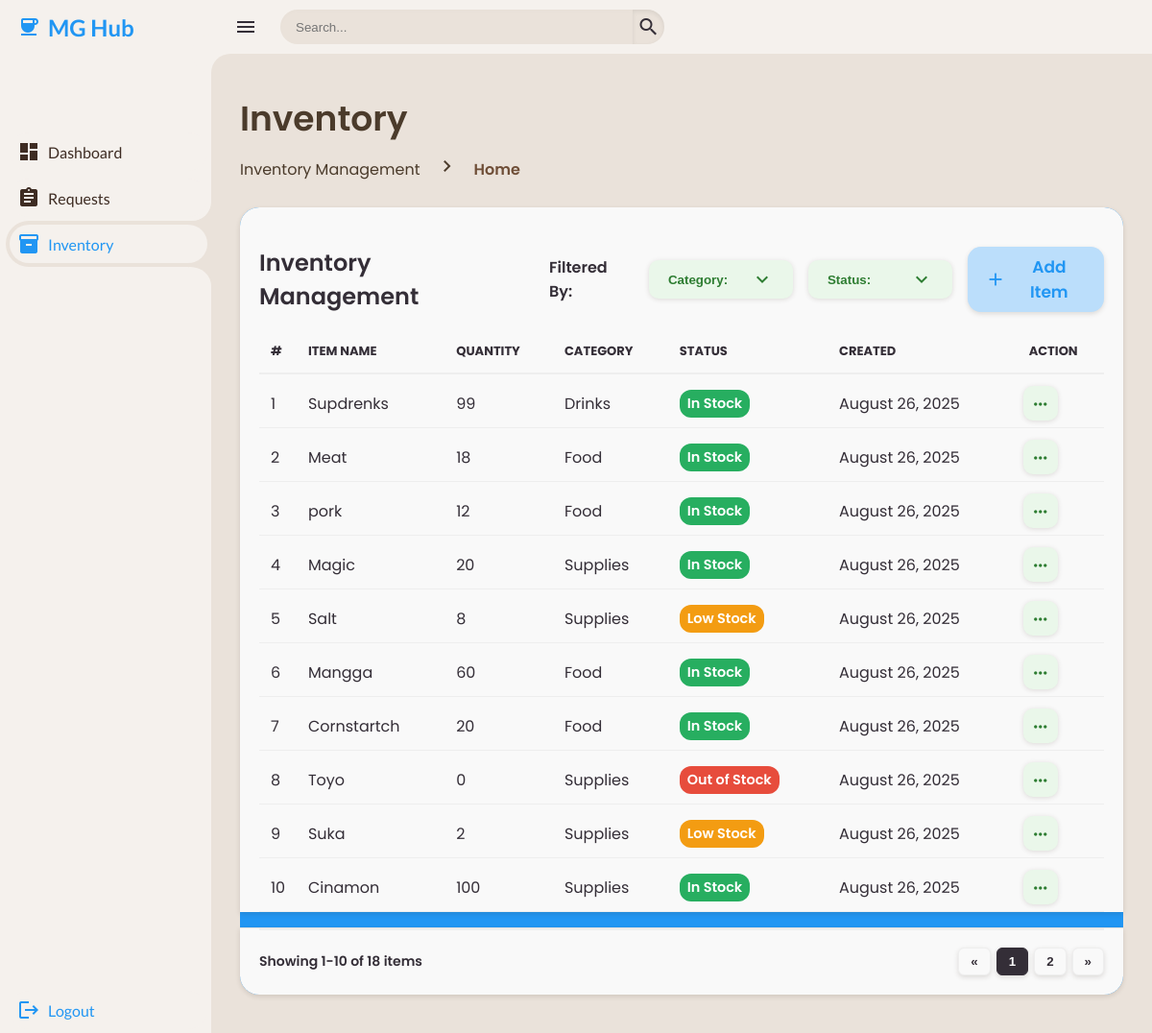
The app's page /client-mghub/mghub-inventory.php (signed in) with its own data.
### tables this page shows
CREATE TABLE `tbl_inventory` (
  `inventory_id` int(11) NOT NULL,
  `item_name` varchar(100) DEFAULT NULL,
  `item_quantity` int(11) DEFAULT 0,
  `item_category` varchar(50) DEFAULT NULL,
  `item_status` enum('In Stock','Low Stock','Out of Stock') DEFAULT 'In Stock',
  `created_at` datetime DEFAULT current_timestamp(),
  `updated_at` timestamp NOT NULL DEFAULT current_timestamp() ON UPDATE current_timestamp()
);

### php/get-inventory.php (called while the page is built, shortened)
<?php
include __DIR__ . '/../config/database-connection.php';
$sql = "SELECT inventory_id, item_name, item_quantity, item_category, created_at
        FROM tbl_inventory
        ORDER BY created_at ASC";
$result = $conn->query($sql);
$inventory = [];
if ($result && $result->num_rows > 0) {
    while ($row = $result->fetch_assoc()) {
        if ($row['item_quantity'] <= 0) {
            $row['item_status'] = "Out of Stock";
        } elseif ($row['item_quantity'] <= 10) {
            $row['item_status'] = "Low Stock";
        } elseif ($row['item_quantity'] > 100) {
            $row['item_status'] = "Overstock";
        } else {
            $row['item_status'] = "In Stock";
        }
        $inventory[] = $row;
    }
}
?>

### client-mghub/mghub-inventory.php (the view, shortened to what this page needs)
<?php
include __DIR__ . '/../php/get-inventory.php';
?>
<!DOCTYPE html>
<html lang="en">
<head>
<link rel="stylesheet" href="../css/style.css">
</head>
<body class="client-mghub" data-role="<?= $_SESSION['user_role'] ?>">
<section class="sidebar">
    <?php include '../includes/mghub-sidebar.php'; ?>
</section>
<section class="content">
<nav>
    <i class="material-icons icon-menu">menu</i>
    <form action="#">
        <div class="form-input">
            <input type="search" placeholder="Search...">
            <button type="submit" class="search-btn"><i class="material-icons search-icon">search</i></button>
        </div>
    </form>
</nav>
<div class="main">
    <div class="head-title">
        <div class="left">
            <h1>Inventory</h1>
            <ul class="breadcrumb">
                <li><a>Inventory Management</a></li>
                <li><i class='material-icons right-icon'>chevron_right</i></li>
                <li><a class="active">Home</a></li>
            </ul>
        </div>
    </div>
    <div class="table-container">
        <div class="table-card">
            <div class="head">
                <h2>Inventory Management</h2>
                <?php include '../includes/inventory-dropdown.php' ?>
                <button type="button" class="btn-add" id="openInventoryModal">
                    <i class="material-icons icon-add">add</i> Add Item
                </button>
            </div>
            <table>
                <thead>
                    <tr>
                        <th>#</th>
                        <th>ITEM NAME</th>
                        <th>QUANTITY</th>
                        <th>CATEGORY</th>
                        <th>STATUS</th>
                        <th>CREATED</th>
                        <th>ACTION</th>
                    </tr>
                </thead>
                <tbody>
                <?php if (!empty($inventory)) : $counter=1; ?>
                    <?php foreach ($inventory as $row): ?>
                    <tr>
                        <td><?= $counter++; ?></td>
                        <td><?= htmlspecialchars($row['item_name']); ?></td>
                        <td><?= htmlspecialchars($row['item_quantity']); ?></td>
                        <td><?= htmlspecialchars($row['item_category']); ?></td>
                        <td><span class="status <?= strtolower(str_replace(' ', '-', $row['item_status'])); ?>"><?= htmlspecialchars($row['item_status']); ?></span></td>
                        <td><?= date("F j, Y", strtotime($row['created_at'])); ?></td>
                        <td>
                            <div class="icon-circle" tabindex="0">
                                <div class="dropdown-toggle icon-toggle">
                                    <i class="material-icons icon-more-vert">more_horiz</i>
                                </div>
                            </div>
                        </td>
                    </tr>
                    <?php endforeach; ?>
                <?php else: ?>
                    <tr><td colspan="7">No inventory items found</td></tr>
                <?php endif; ?>
                </tbody>
            </table>
        </div>
        <div class="table-pagination-container">
            <div class="total-rows" id="totalInventoryRows">
            </div>
            <div class="table-pagination" id="inventoryPagination"></div>
        </div>
    </div>
    <?php include '../includes/inventory-modal.php'; ?>
</div>
</section>
</body>
</html>

### css/components/sidebar.css (style rules this page uses)
.sidebar { position: fixed; top: 0; left: 0; width: 220px; height: 100%; background: var(--container-bg-color); z-index: 1000; font-family: 'Lato', sans-serif; transition: .3s ease; overflow-x: hidden; scrollbar-width: none; }

### css/components/dropdown.css (style rules this page uses)
.icon-circle { position: relative; border-radius: 8px; padding-top: 8px; width: 36px; height: 36px; background-color: var(--light); display: flex; align-items: center; justify-content: center; border-radius: 10px; background: var(--light); cursor: pointer; transition: background 0.2s ease, transform 0.15s ease; box-shadow: 0 1px 5px rgba(62,44,35,0.15); user-select: none; overflow: visible; }
.icon-circle i { font-size: 20px; color: var(--dark); }
.icon-circle { background: #eaf7ea; }
.icon-circle i { color: #2e7d32; }

### css/components/badge.css (style rules this page uses)
:root { --badge-new: #3498db; --badge-active: #27ae60; --badge-inactive: #95a5a6; }
.table-card table tr td .status, .table-card table tr td .shift { padding: 4px 8px; border-radius: 12px; font-weight: 600; font-size: 0.9rem; display: inline-block; user-select: none; }
.status.in-stock { background: #27ae60; color: #fff; }
.status.low-stock { background: #f39c12; color: #fff; }
.status.out-of-stock { background: #e74c3c; color: #fff; }

### css/components/breadcrumb.css (style rules this page uses)
.head-title { display: flex; align-items: center; justify-content: space-between; grid-gap: 16px; flex-wrap: wrap; }
.head-title .left h1 { font-size: 36px; font-weight: 600; margin-bottom: 10px; color: var(--font); }
.head-title .left .breadcrumb { display: flex; align-items: center; grid-gap: 16px; }
.head-title .left .breadcrumb li { color: var(--font); }
.head-title .left .breadcrumb .right-icon { color: var(--font); }
.head-title .left .breadcrumb li a { color: var(--font); pointer-events: none; }
.head-title .left .breadcrumb li a.active { color: var(--active); pointer-events: unset; font-weight: 600; }

### css/components/button.css (style rules this page uses)
.btn, .btn-submit, .btn-cancel, .btn-danger, .btn-add, .btn-time-in-icon, .btn-time-out-icon, .tab-btn, .filter-buttons button, .event-actions .btn, .event-actions .btn.small, .custom-dropdown .dropdown-toggle { border: none; outline: none; background-clip: padding-box; -webkit-appearance: none; -moz-appearance: none; appearance: none; }
.btn-add, .btn-time-in-icon, .btn-time-out-icon { display: inline-flex; align-items: center; justify-content: center; gap: 6px; font-family: var(--primary-font); font-weight: 600; font-size: 17px; padding: 8px 18px; border-radius: 14px; cursor: pointer; box-shadow: 0 2px 5px rgba(62,44,35,0.15); transition: background 0.2s ease, transform 0.15s ease; }
.btn-add { background-color: var(--light-blue); color: var(--blue); }
.btn-add i, .btn-time-in-icon i, .btn-time-out-icon i { font-size: 22px; transition: color 0.3s ease; }
.btn-add i { color: var(--blue); }

### css/components/dashboard..css (style rules this page uses)
.table-pagination-container { display: flex; justify-content: space-between; align-items: center; padding: 16px 0; margin-top: 16px; border-top: 1px solid #e0e0e0; }

### css/components/forrm-request.css (style rules this page uses)
:root { --req-bg: #ffffff; --req-dark: #222222; --req-blue: #0077cc; --req-grey: #dcdcdc; --req-light-grey: #f5f5f5; --req-shadow: rgba(0, 0, 0, 0.25); --req-success: #28a745; --req-error: #dc3545; --req-radius: 8px; --req-input-height: 42px; }

### css/components/navbar.css (style rules this page uses)
nav { height: 56px; background: var(--container-bg-color); padding: 0 24px; display: flex; align-items: center; grid-gap: 24px; font-family: var(--lato); position: sticky; top: 0; left: 0; z-index: 1000; }
nav::before { content: ''; position: absolute; width: 40px; height: 40px; bottom: -40px; left: 0; border-radius: 50%; box-shadow: -20px -20px 0 var(--container-bg-color); }
.icon-menu { cursor: pointer; color: var(--dark); }
form { max-width: 400px; width: 100%; margin-right: auto; }
.form-input { display: flex; align-items: center; height: 36px; }
.form-input input { flex-grow: 1; padding: 0 16px; height: 100%; border: none; background: var(--secondary-bg-color); border-radius: 36px 0 0 36px; outline: none; width: 100%; color: var(--dark); box-shadow: inset 0 2px 5px rgba(0,0,0,0.01); transition: box-shadow 0.3s ease; }
.form-input button { width: 36px; height: 100%; display: flex; justify-content: center; align-items: center; background: var(--secondary-bg-color); color: var(--dark); font-size: 18px; border: none; outline: none; border-radius: 0 36px 36px 0; cursor: pointer; box-shadow: inset 0 2px 5px rgba(0,0,0,0.08); transition: box-shadow 0.3s ease, background-color 0.3s ease; }

### records on screen
tbl_inventory: item_name "Supdrenks", item_quantity "99", item_category "Drinks", item_status "In Stock", created_at "August 26, 2025"
tbl_inventory: item_name "Meat", item_quantity "18", item_category "Food", item_status "In Stock", created_at "August 26, 2025"
tbl_inventory: item_name "pork", item_quantity "12", item_category "Food", item_status "In Stock", created_at "August 26, 2025"
tbl_inventory: item_name "Magic", item_quantity "20", item_category "Supplies", item_status "In Stock", created_at "August 26, 2025"
tbl_inventory: item_name "Salt", item_quantity "8", item_category "Supplies", item_status "Low Stock", created_at "August 26, 2025"
tbl_inventory: item_name "Mangga", item_quantity "60", item_category "Food", item_status "In Stock", created_at "August 26, 2025"
tbl_inventory: item_name "Cornstartch", item_quantity "20", item_category "Food", item_status "In Stock", created_at "August 26, 2025"
tbl_inventory: item_name "Toyo", item_quantity "0", item_category "Supplies", item_status "Out of Stock", created_at "August 26, 2025"
tbl_inventory: item_name "Suka", item_quantity "2", item_category "Supplies", item_status "Low Stock", created_at "August 26, 2025"
tbl_inventory: item_name "Cinamon", item_quantity "100", item_category "Supplies", item_status "In Stock", created_at "August 26, 2025"
